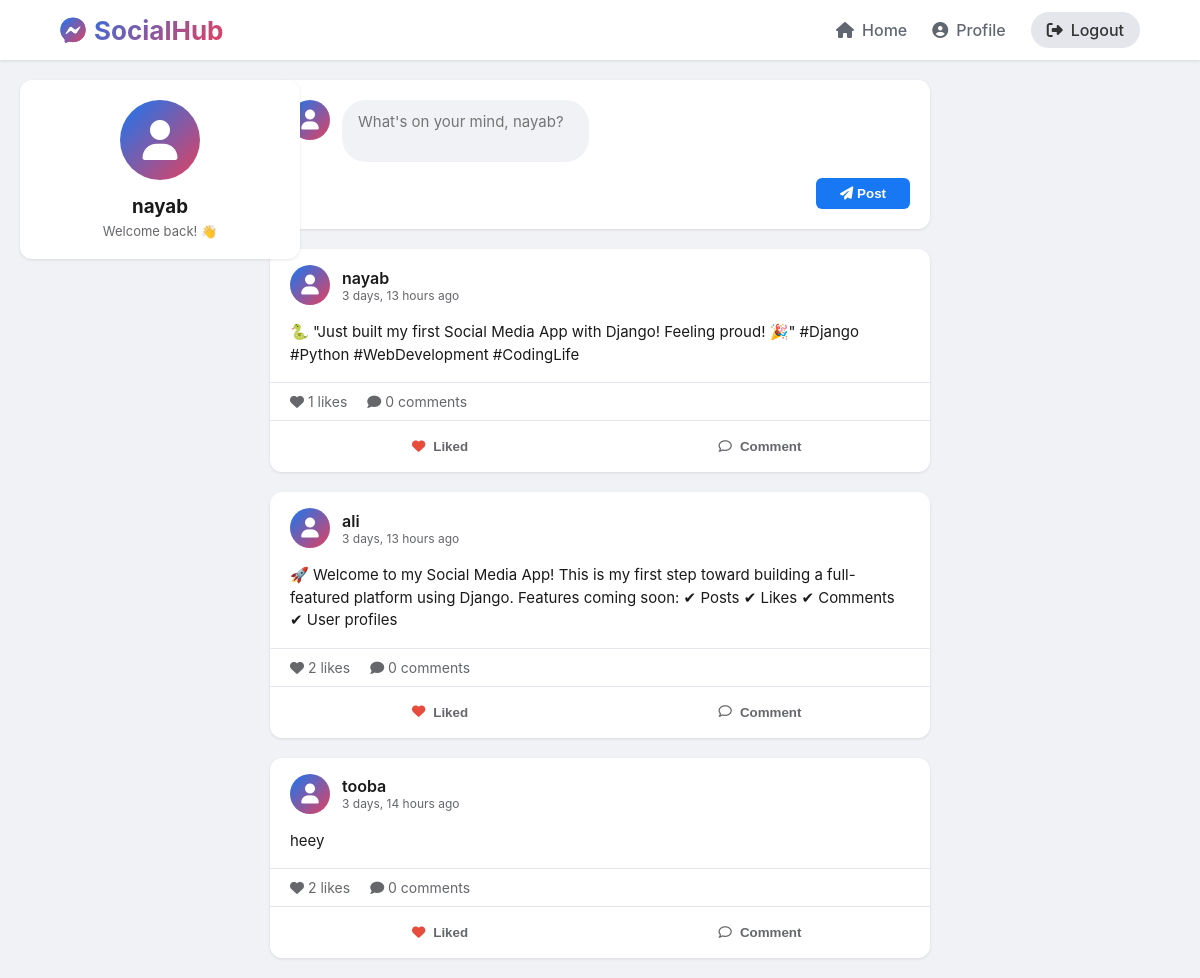
Screenshot of / (signed in) with the database file from the repository.
### core/models.py (models this page shows, shortened)
class Post(models.Model):
    user = models.ForeignKey(User, on_delete=models.CASCADE, related_name='posts')
    content = models.TextField(max_length=1000)
    created_at = models.DateTimeField(auto_now_add=True)
    likes = models.ManyToManyField(User, related_name='liked_posts', blank=True)
    def total_likes(self):
        return self.likes.count()

### core/views.py (the view)
# urls.py: path('', views.home, name='home'),
def home(request):
    posts = Post.objects.all().order_by('-created_at')
    return render(request, 'core/home.html', {'posts': posts})

### core/templates/core/home.html (shortened to what this page needs)
<!DOCTYPE html>
<html lang="en">
<head>
    <link rel="stylesheet" href="https://cdnjs.cloudflare.com/ajax/libs/font-awesome/6.4.0/css/all.min.css">
</head>
<body>
    <nav class="navbar">
        <div class="logo">
            <i class="fab fa-facebook-messenger"></i>
            <span>SocialHub</span>
        </div>
        <div class="nav-links">
            {% if user.is_authenticated %}
                <a href="{% url 'home' %}"><i class="fas fa-home"></i> Home</a>
                <a href="{% url 'profile' user.username %}"><i class="fas fa-user-circle"></i> Profile</a>
                <a href="{% url 'logout' %}" class="logout-btn"><i class="fas fa-sign-out-alt"></i> Logout</a>
            {% else %}
                <a href="{% url 'login' %}"><i class="fas fa-sign-in-alt"></i> Login</a>
                <a href="{% url 'signup' %}"><i class="fas fa-user-plus"></i> Signup</a>
            {% endif %}
        </div>
    </nav>
    {% if user.is_authenticated %}
    <div class="left-sidebar">
        <div class="profile-card">
            <div class="profile-avatar">
                <i class="fas fa-user"></i>
            </div>
            <h3>{{ user.username }}</h3>
            <p>Welcome back! 👋</p>
        </div>
    </div>
    {% endif %}
    <div class="container">
        {% if user.is_authenticated %}
        <div class="create-post">
            <div class="post-input-area">
                <div class="post-avatar">
                    <i class="fas fa-user"></i>
                </div>
                <form method="POST" action="{% url 'create_post' %}" style="flex: 1;">
                    <textarea name="content" rows="2" placeholder="What's on your mind, {{ user.username }}?"></textarea>
                    <div class="post-actions">
                        <button type="submit" class="post-btn"><i class="fas fa-paper-plane"></i> Post</button>
                    </div>
                </form>
            </div>
        </div>
        {% endif %}
        {% for post in posts %}
        <div class="post-card" id="post-{{ post.id }}">
            <div class="post-header">
                <div class="post-avatar-small">
                    <i class="fas fa-user"></i>
                </div>
                <div class="post-user-info">
                    <a href="{% url 'profile' post.user.username %}" class="post-user-name">{{ post.user.username }}</a>
                    <div class="post-time">{{ post.created_at|timesince }} ago</div>
                </div>
            </div>
            <div class="post-content">
                {{ post.content }}
            </div>
            <div class="post-stats">
                <span id="likes-count-{{ post.id }}">
                    <i class="fas fa-heart"></i> <span class="like-number-{{ post.id }}">{{ post.total_likes }}</span> likes
                </span>
                <span><i class="fas fa-comment"></i> {{ post.comments.count }} comments</span>
            </div>
            <div class="post-buttons">
                {% if user.is_authenticated %}
                <button class="post-btn-action like-btn" data-post-id="{{ post.id }}" data-liked="{% if user in post.likes.all %}true{% else %}false{% endif %}">
                    {% if user in post.likes.all %}
                        <i class="fas fa-heart liked"></i> <span>Liked</span>
                    {% else %}
                        <i class="far fa-heart"></i> <span>Like</span>
                    {% endif %}
                </button>
                {% endif %}
                <button class="post-btn-action comment-toggle" data-post-id="{{ post.id }}">
                    <i class="far fa-comment"></i> Comment
                </button>
            </div>
        </div>
        {% empty %}
        <div class="create-post" style="text-align: center;">
            <p>No posts yet. {% if user.is_authenticated %}Be the first to post!{% endif %}</p>
        </div>
        {% endfor %}
    </div>
</body>
</html>

### core/templates/core/home.html (style rules this page uses)
* { margin: 0; padding: 0; box-sizing: border-box; }
body { font-family: -apple-system, BlinkMacSystemFont, 'Segoe UI', Roboto, Helvetica, Arial, sans-serif; background: #f0f2f5; color: #1a1a1a; }
.navbar { background: white; padding: 12px 5%; display: flex; justify-content: space-between; align-items: center; box-shadow: 0 1px 3px rgba(0,0,0,0.1); position: sticky; top: 0; z-index: 1000; }
.logo { display: flex; align-items: center; gap: 8px; font-size: 26px; font-weight: bold; background: linear-gradient(135deg, #1877f2, #e4405f); -webkit-background-clip: text; -webkit-text-fill-color: transparent; }
.logo i { background: linear-gradient(135deg, #1877f2, #e4405f); -webkit-background-clip: text; -webkit-text-fill-color: transparent; }
.nav-links { display: flex; gap: 25px; align-items: center; }
.nav-links a { text-decoration: none; color: #606770; font-weight: 500; transition: 0.3s; display: flex; align-items: center; gap: 8px; }
.logout-btn { background: #e4e6eb; padding: 8px 16px; border-radius: 20px; color: #333 !important; }
.container { max-width: 700px; margin: 20px auto; padding: 0 20px; }
.create-post { background: white; border-radius: 12px; padding: 20px; margin-bottom: 20px; box-shadow: 0 1px 3px rgba(0,0,0,0.1); }
.post-input-area { display: flex; gap: 12px; align-items: flex-start; }
.post-avatar { width: 40px; height: 40px; background: linear-gradient(135deg, #1877f2, #e4405f); border-radius: 50%; display: flex; align-items: center; justify-content: center; flex-shrink: 0; }
.post-avatar i { color: white; font-size: 20px; }
.post-input-area textarea { flex: 1; border: none; background: #f0f2f5; padding: 12px 16px; border-radius: 24px; resize: none; font-family: inherit; font-size: 15px; }
.post-actions { display: flex; justify-content: flex-end; margin-top: 12px; }
.post-btn { background: #1877f2; color: white; border: none; padding: 8px 24px; border-radius: 6px; font-weight: 600; cursor: pointer; }
.post-card { background: white; border-radius: 12px; margin-bottom: 20px; box-shadow: 0 1px 3px rgba(0,0,0,0.1); overflow: hidden; }
.post-header { padding: 16px 20px; display: flex; align-items: center; gap: 12px; }
.post-avatar-small { width: 40px; height: 40px; background: linear-gradient(135deg, #1877f2, #e4405f); border-radius: 50%; display: flex; align-items: center; justify-content: center; }
.post-avatar-small i { color: white; font-size: 20px; }
.post-user-info { flex: 1; }
.post-user-name { font-weight: 600; color: #1a1a1a; text-decoration: none; }
.post-time { font-size: 12px; color: #65676b; }
.post-content { padding: 0 20px 16px; font-size: 15px; line-height: 1.5; }
.post-stats { padding: 10px 20px; border-top: 1px solid #e4e6eb; border-bottom: 1px solid #e4e6eb; display: flex; gap: 20px; font-size: 14px; color: #65676b; }
.post-buttons { padding: 8px 20px; display: flex; gap: 20px; }
.post-btn-action { flex: 1; background: none; border: none; padding: 10px; border-radius: 8px; cursor: pointer; font-weight: 600; color: #65676b; display: flex; align-items: center; justify-content: center; gap: 8px; transition: 0.3s; }
.liked { color: #e74c3c; }
.left-sidebar { position: fixed; left: 20px; top: 80px; width: 280px; }
.profile-card { background: white; border-radius: 12px; padding: 20px; text-align: center; box-shadow: 0 1px 3px rgba(0,0,0,0.1); }
.profile-avatar { width: 80px; height: 80px; background: linear-gradient(135deg, #1877f2, #e4405f); border-radius: 50%; display: flex; align-items: center; justify-content: center; margin: 0 auto 15px; }
.profile-avatar i { font-size: 40px; color: white; }
.profile-card h3 { margin-bottom: 5px; color: #1a1a1a; }
.profile-card p { color: #65676b; font-size: 13px; }

### rows the page displays
Post: user.username "nayab", created_at "3 days, 13 hours", content "🐍 \"Just built my first Social Media App with Django! Feeling proud! 🎉\" #Django #Python #WebDevelopment #CodingLife", total_likes "1", comments.count "0", shows "Liked"
Post: user.username "ali", created_at "3 days, 13 hours", content "🚀 Welcome to my Social Media App! This is my first step toward building a full-featured platform using Django. Features coming soon: ✔ Posts ✔ Likes ✔ Comments ✔ User profiles", total_likes "2", comments.count "0", shows "Liked"
Post: user.username "tooba", created_at "3 days, 14 hours", content "heey", total_likes "2", comments.count "0", shows "Liked"

### other values shown
{{ user.username }} "nayab"
